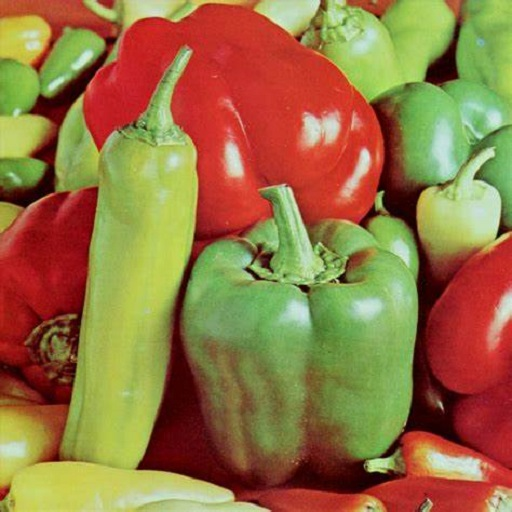
%> input picture peppers.jfif, 512 x 512 px
$ octave Projet_BERD2.m   (GNU Octave 9; MATLAB toolbox functions it lacks are replaced by stand-ins)
%> lines starting %> are read from the running program, lines starting %| are printed output that depends on the picture
### transformation_logarithmique.m
function [tab_r,tab_v,tab_b] = transformation_logarithmique(rouge,vert,bleu,...
    N,M)

tab_r=zeros(N,M);
tab_v=zeros(N,M);
tab_b=zeros(N,M);

for i = 1:N
        Mr= max(log(1+rouge));

        tab_r(i,:) = Mr-log(1+rouge(i,:));

        Mv= max(log(1+vert));

        tab_v(i,:) = Mv-log(1+vert(i,:));

        Mb= max(log(1+bleu));

        tab_b(i,:) = Mb-log(1+bleu(i,:));
end
end

### inversion_intensites.m
function [rrI,vvI,bbI] = inversion_intensites(rr,vv,bb,N,M)

rrI=zeros(N,M);
vvI=zeros(N,M);
bbI=zeros(N,M);

for i = 1:N
    for j=1:M
        rrI(i,j) = 255 - rr(i,j);
        vvI(i,j) = 255 - vv(i,j);
        bbI(i,j) = 255 - bb(i,j);
    end
end
end

### Projet_BERD2.m
close all;
clear;

%% Lecture et affichage de l'image

% [6 lines of commented-out code are left out]

rgbImage = imread('peppers.jfif');
%> rgbImage is the input picture: size 512x512x3 uint8; mean R, G, B 149.9, 116, 66.7

rgbImage = imresize(rgbImage,[512,512]);

rgbImage = double(rgbImage);
%> rgbImage: size 512x512x3 double

%visualiser l'image de couleur originale
imshow(uint8(rgbImage));
title('Image Couleur Originale');


%extraire les couleurs rouge, vert, et bleu inviduellement.
rouge = rgbImage(:, :, 1);
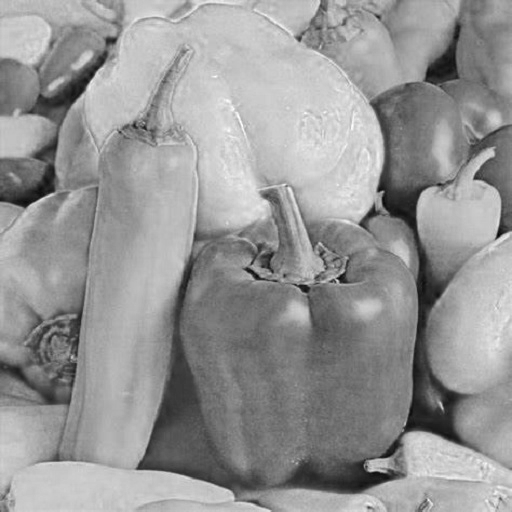
%> rouge: size 512x512 double; min 5, max 255, mean 149.9
vert = rgbImage(:, :, 2);
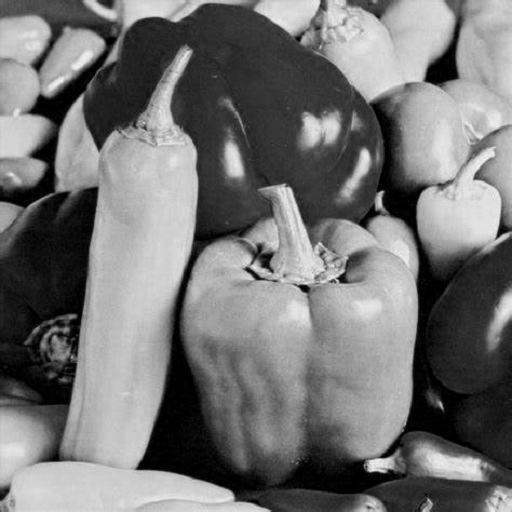
%> vert: size 512x512 double; min 0, max 243, mean 116
bleu = rgbImage(:, :, 3);
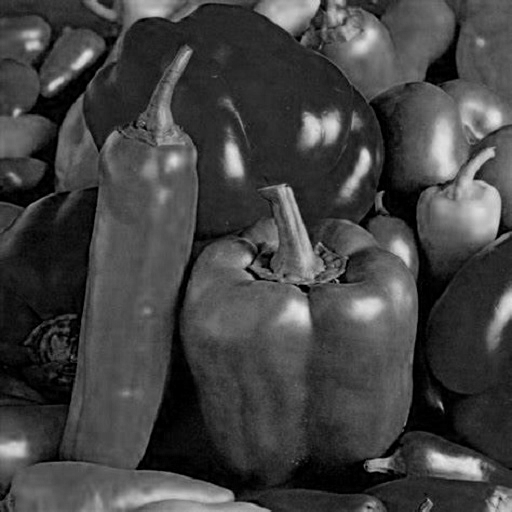
%> bleu: size 512x512 double; min 0, max 230, mean 66.7

% [15 lines of commented-out code are left out]
figure();
plot3(rouge, vert, bleu, '.', 'MarkerSize', 0.01, 'Color', 'k');
title('Histogramme 3D')
xlabel('R');
ylabel('V');
zlabel('B');

%% Etape 1 : Application du logarithme

%Application du logarithme pour modifier la dynamique et rehausser les
%faibles valeurs de l histogramme
[m,n]=size(rouge);
%> m = 512; n = 512

[rr,vv,bb] = transformation_logarithmique(rouge,vert,bleu,n,m);
%> after the loop in transformation_logarithmique, `for i = 1:N`:
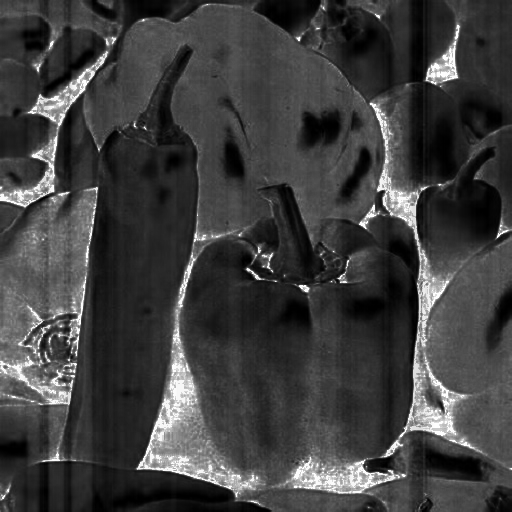
%> tab_b: size 512x512 double; min 0, max 5.44, mean 1.35; drawn with min black and max white
%> after the loop in transformation_logarithmique, `for i = 1:N`:
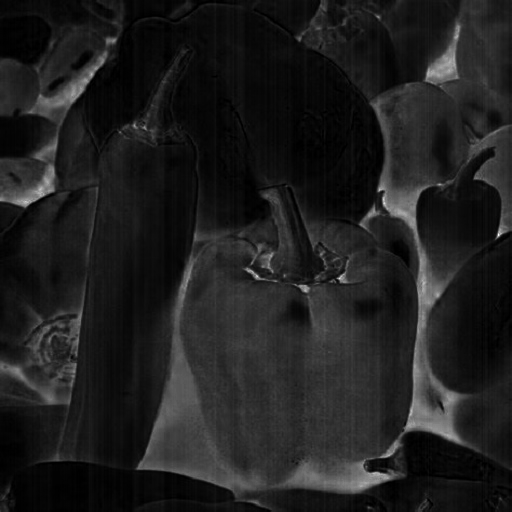
%> tab_r: size 512x512 double; min 0, max 3.68, mean 0.453; drawn with min black and max white
%> after the loop in transformation_logarithmique, `for i = 1:N`:
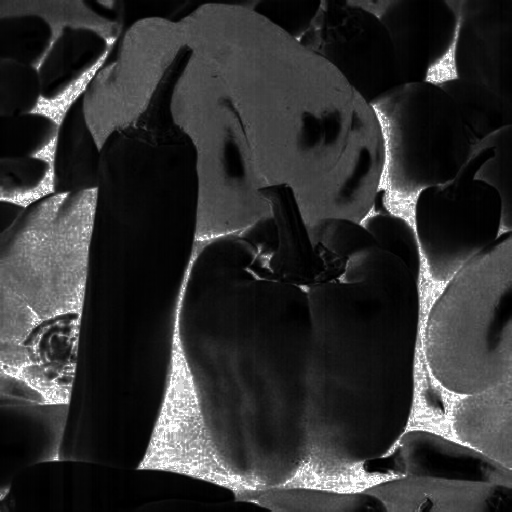
%> tab_v: size 512x512 double; min 0, max 5.5, mean 1.08; drawn with min black and max white

%% Etape 2 : Inversion des intensit閟

[rrI,vvI,bbI] = inversion_intensites(rr,vv,bb,n,m);

% Nous affichons  sur l'axe des abscisse "l'inverse" du tableau des valeurs
% contenant les intensit閑s vertes et en ordonn閑 celle du rouge pour que
% nous puissions comparer cette figure avec celle figurant dans l'article.

figure();
%> (the run ends here)
